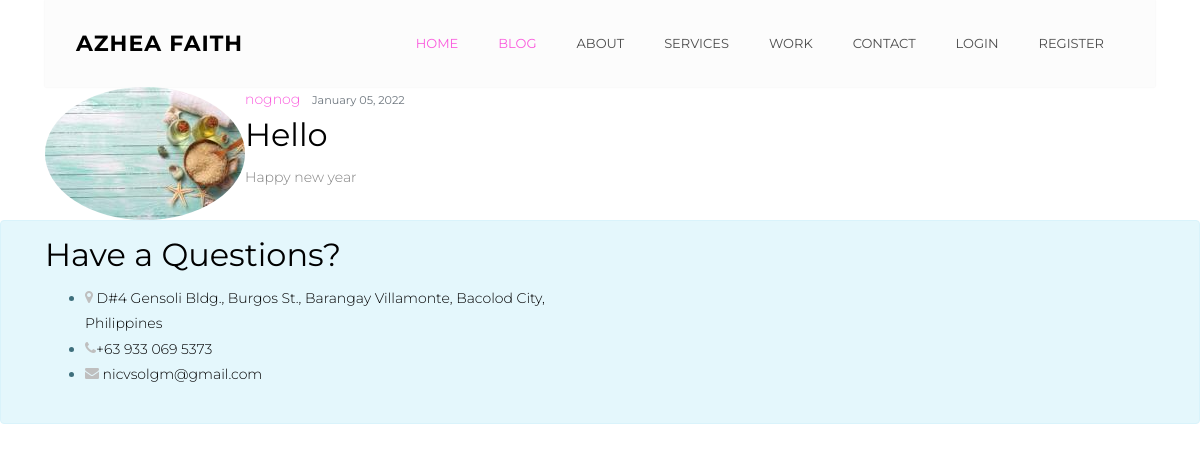
The app's page /blog/post/21/ with its own data.
### blog/models.py (models this page shows, shortened)
class Post(models.Model):
    title = models.CharField(max_length=100)
    content = models.TextField()
    date_posted = models.DateTimeField(default=timezone.now)
    author = models.ForeignKey(User, on_delete=models.CASCADE)

### users/models.py (models this page shows, shortened)
class Profile(models.Model):
    user = models.OneToOneField(User, on_delete=models.CASCADE)
    image = models.ImageField(default='default.jpg', upload_to='profile_pics')

### blog/views.py (the view)
# urls.py: path('post/<int:pk>/', PostDetailView.as_view(), name='post-detail'),
class PostDetailView(DetailView):
    model = Post

### templates/blog/post_detail.html (shortened to what this page needs)
{% extends "website/base.html" %}
{% block content %}
{% include 'website/navbar.html' %}
<article class="media content-section">
  <img
    class="test rounded-circle article-img"
    src="{{ object.author.profile.image.url }}"
  />
  <div class="media-body">
    <div class="article-metadata">
      <a class="mr-2" href="{% url 'user-posts' object.author.username %}"
        >{{ object.author }}</a
      >
      <small class="text-muted">{{ object.date_posted|date:"F d, Y" }}</small>
    </div>
    <h2 class="article-title">{{ object.title }}</h2>
    <p class="article-content">{{ object.content }}</p>
  </div>
</article>
{% endblock content %}

### records on screen
Post: author.profile.image (placeholder picture), author "nognog", date_posted "January 05, 2022", title "Hello", content "Happy new year"
